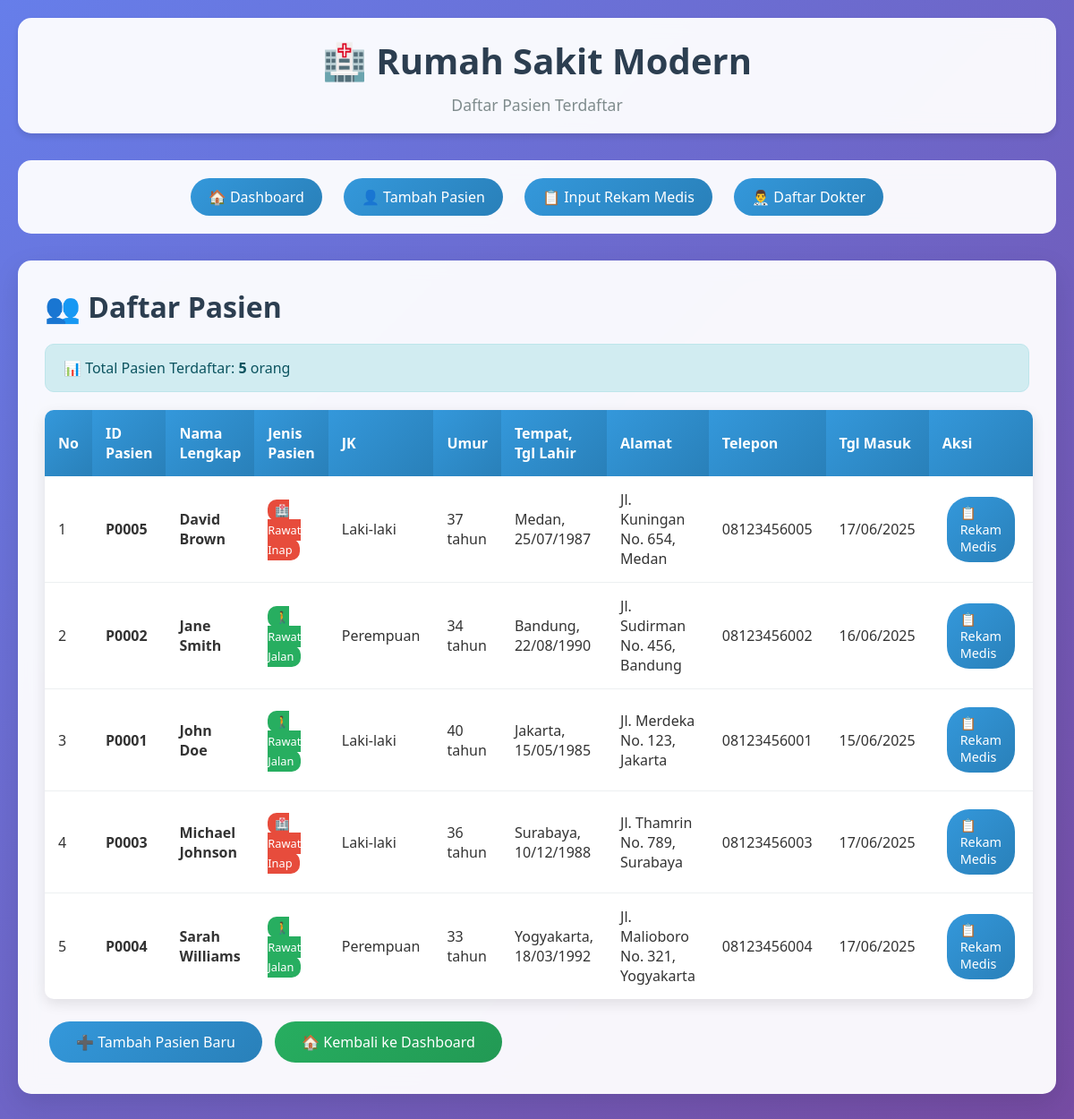
Screenshot of /pasien_list.php with the database file from the repository.
### tables this page shows
CREATE TABLE IF NOT EXISTS pasien (
    Id_Pasien INT AUTO_INCREMENT PRIMARY KEY,
    Jenis_Pasien ENUM('Rawat Jalan', 'Rawat Inap') NOT NULL,
    Nm_Pasien VARCHAR(100) NOT NULL,
    Tgl_Masuk DATE NOT NULL,
    Tmpt_Lahir VARCHAR(50) NOT NULL,
    Tgl_lahir DATE NOT NULL,
    Umur INT NOT NULL,
    JK ENUM('L', 'P') NOT NULL,
    Alamat TEXT NOT NULL,
    Tlpn VARCHAR(15),
    created_at TIMESTAMP DEFAULT CURRENT_TIMESTAMP,
    updated_at TIMESTAMP DEFAULT CURRENT_TIMESTAMP ON UPDATE CURRENT_TIMESTAMP
);

### pasien_list.php (the view, shortened to what this page needs)
<?php include 'db.php'; ?>
<!DOCTYPE html>
<html lang="id">
<head>
    <link rel="stylesheet" href="assets/style.css">
</head>
<body>
    <div class="container">
        <div class="header">
            <h1>🏥 Rumah Sakit Modern</h1>
            <p>Daftar Pasien Terdaftar</p>
        </div>
        <div class="nav">
            <a href="index.php">🏠 Dashboard</a>
            <a href="pasien_form.php">👤 Tambah Pasien</a>
            <a href="rekam_medis_form.php">📋 Input Rekam Medis</a>
            <a href="dokter_list.php">👨‍⚕️ Daftar Dokter</a>
        </div>
        <div class="card">
            <h2>👥 Daftar Pasien</h2>            <?php
            $result = mysqli_query($conn, "SELECT * FROM pasien ORDER BY Nm_Pasien");
            $total_pasien = 0;
            if ($result) {
                $total_pasien = mysqli_num_rows($result);
            }
            ?>
            <div class="alert alert-info">
                📊 Total Pasien Terdaftar: <strong><?php echo $total_pasien; ?></strong> orang
            </div>
              <table class="table">
                <thead>
                    <tr>
                        <th>No</th>
                        <th>ID Pasien</th>
                        <th>Nama Lengkap</th>
                        <th>Jenis Pasien</th>
                        <th>JK</th>
                        <th>Umur</th>
                        <th>Tempat, Tgl Lahir</th>
                        <th>Alamat</th>
                        <th>Telepon</th>
                        <th>Tgl Masuk</th>
                        <th>Aksi</th>
                    </tr>
                </thead>
                <tbody>
                    <?php
                    $no = 1;
                    if ($result) {
                        mysqli_data_seek($result, 0);
                        while ($row = mysqli_fetch_assoc($result)) {
                            $jk_full = ($row['JK'] == 'L') ? 'Laki-laki' : 'Perempuan';
                            $jenis_badge = ($row['Jenis_Pasien'] == 'Rawat Inap') ?
                                '<span style="background: #e74c3c; color: white; padding: 3px 8px; border-radius: 10px; font-size: 0.8rem;">🏥 Rawat Inap</span>' :
                                '<span style="background: #27ae60; color: white; padding: 3px 8px; border-radius: 10px; font-size: 0.8rem;">🚶 Rawat Jalan</span>';
                            echo "<tr>
                                <td>".$no++."</td>
                                <td><strong>P".str_pad($row['Id_Pasien'], 4, '0', STR_PAD_LEFT)."</strong></td>
                                <td><strong>".$row['Nm_Pasien']."</strong></td>
                                <td>$jenis_badge</td>
                                <td>".$jk_full."</td>
                                <td>".$row['Umur']." tahun</td>
                                <td>".$row['Tmpt_Lahir'].", ".date('d/m/Y', strtotime($row['Tgl_lahir']))."</td>
                                <td>".$row['Alamat']."</td>
                                <td>".($row['Tlpn'] ?? '-')."</td>
                                <td>".date('d/m/Y', strtotime($row['Tgl_Masuk']))."</td>
                                <td>
                                    <a href='rekam_medis_form.php?id_pasien=".$row['Id_Pasien']."' class='btn btn-primary btn-sm'>📋 Rekam Medis</a>
                                </td>
                            </tr>";
                        }
                    }
                    ?>
                </tbody>
            </table>
            <div style="margin-top: 20px;">
                <a href="pasien_form.php" class="btn btn-primary">➕ Tambah Pasien Baru</a>
                <a href="index.php" class="btn btn-success">🏠 Kembali ke Dashboard</a>
            </div>
        </div>
    </div>
</body>
</html>

### assets/style.css (style rules this page uses)
* { margin: 0; padding: 0; box-sizing: border-box; }
body { font-family: 'Segoe UI', Tahoma, Geneva, Verdana, sans-serif; background: linear-gradient(135deg, #667eea 0%, #764ba2 100%); min-height: 100vh; color: #333; }
.container { max-width: 1200px; margin: 0 auto; padding: 20px; }
.header { background: rgba(255, 255, 255, 0.95); backdrop-filter: blur(10px); box-shadow: 0 4px 6px rgba(0, 0, 0, 0.1); border-radius: 15px; margin-bottom: 30px; padding: 20px; text-align: center; }
.header h1 { color: #2c3e50; font-size: 2.5rem; margin-bottom: 10px; font-weight: 700; }
.header p { color: #7f8c8d; font-size: 1.1rem; }
.nav { background: rgba(255, 255, 255, 0.95); backdrop-filter: blur(10px); border-radius: 15px; padding: 15px; margin-bottom: 30px; text-align: center; }
.nav a { display: inline-block; margin: 5px 10px; padding: 10px 20px; background: linear-gradient(135deg, #3498db, #2980b9); color: white; text-decoration: none; border-radius: 25px; transition: all 0.3s ease; font-weight: 500; }
.card { background: rgba(255, 255, 255, 0.95); backdrop-filter: blur(10px); border-radius: 15px; padding: 30px; box-shadow: 0 10px 30px rgba(0, 0, 0, 0.1); margin-bottom: 30px; }
.card h2 { color: #2c3e50; margin-bottom: 20px; font-size: 2rem; font-weight: 600; }
.btn { display: inline-block; padding: 12px 30px; border: none; border-radius: 25px; font-size: 1rem; font-weight: 500; cursor: pointer; text-decoration: none; transition: all 0.3s ease; margin: 5px; }
.btn-primary { background: linear-gradient(135deg, #3498db, #2980b9); color: white; }
.btn-success { background: linear-gradient(135deg, #27ae60, #229954); color: white; }
.table { width: 100%; border-collapse: collapse; margin-top: 20px; background: white; border-radius: 10px; overflow: hidden; box-shadow: 0 5px 15px rgba(0, 0, 0, 0.1); }
.table th { background: linear-gradient(135deg, #3498db, #2980b9); color: white; padding: 15px; text-align: left; font-weight: 600; }
.table td { padding: 15px; border-bottom: 1px solid #ecf0f1; }
.table tr:last-child td { border-bottom: none; }
.alert { padding: 15px 20px; border-radius: 10px; margin: 20px 0; font-weight: 500; }
.alert-info { background: #d1ecf1; border: 1px solid #bee5eb; color: #0c5460; }
.btn-sm { padding: 8px 15px; font-size: 0.9rem; }
.table th { position: sticky; top: 0; z-index: 10; }
.card { animation: fadeInUp 0.6s ease-out; }

### rows the page displays
pasien: Id_Pasien "0005", Nm_Pasien "David Brown", Jenis_Pasien "🏥 Rawat Inap", JK "Laki-laki", Umur "37", Tmpt_Lahir "Medan", Tgl_lahir "25/07/1987", Alamat "Jl. Kuningan No. 654, Medan", Tlpn "08123456005", Tgl_Masuk "17/06/2025"
pasien: Id_Pasien "0002", Nm_Pasien "Jane Smith", Jenis_Pasien "🚶 Rawat Jalan", JK "Perempuan", Umur "34", Tmpt_Lahir "Bandung", Tgl_lahir "22/08/1990", Alamat "Jl. Sudirman No. 456, Bandung", Tlpn "08123456002", Tgl_Masuk "16/06/2025"
pasien: Id_Pasien "0001", Nm_Pasien "John Doe", Jenis_Pasien "🚶 Rawat Jalan", JK "Laki-laki", Umur "40", Tmpt_Lahir "Jakarta", Tgl_lahir "15/05/1985", Alamat "Jl. Merdeka No. 123, Jakarta", Tlpn "08123456001", Tgl_Masuk "15/06/2025"
pasien: Id_Pasien "0003", Nm_Pasien "Michael Johnson", Jenis_Pasien "🏥 Rawat Inap", JK "Laki-laki", Umur "36", Tmpt_Lahir "Surabaya", Tgl_lahir "10/12/1988", Alamat "Jl. Thamrin No. 789, Surabaya", Tlpn "08123456003", Tgl_Masuk "17/06/2025"
pasien: Id_Pasien "0004", Nm_Pasien "Sarah Williams", Jenis_Pasien "🚶 Rawat Jalan", JK "Perempuan", Umur "33", Tmpt_Lahir "Yogyakarta", Tgl_lahir "18/03/1992", Alamat "Jl. Malioboro No. 321, Yogyakarta", Tlpn "08123456004", Tgl_Masuk "17/06/2025"

### other values shown
$total_pasien "5"
